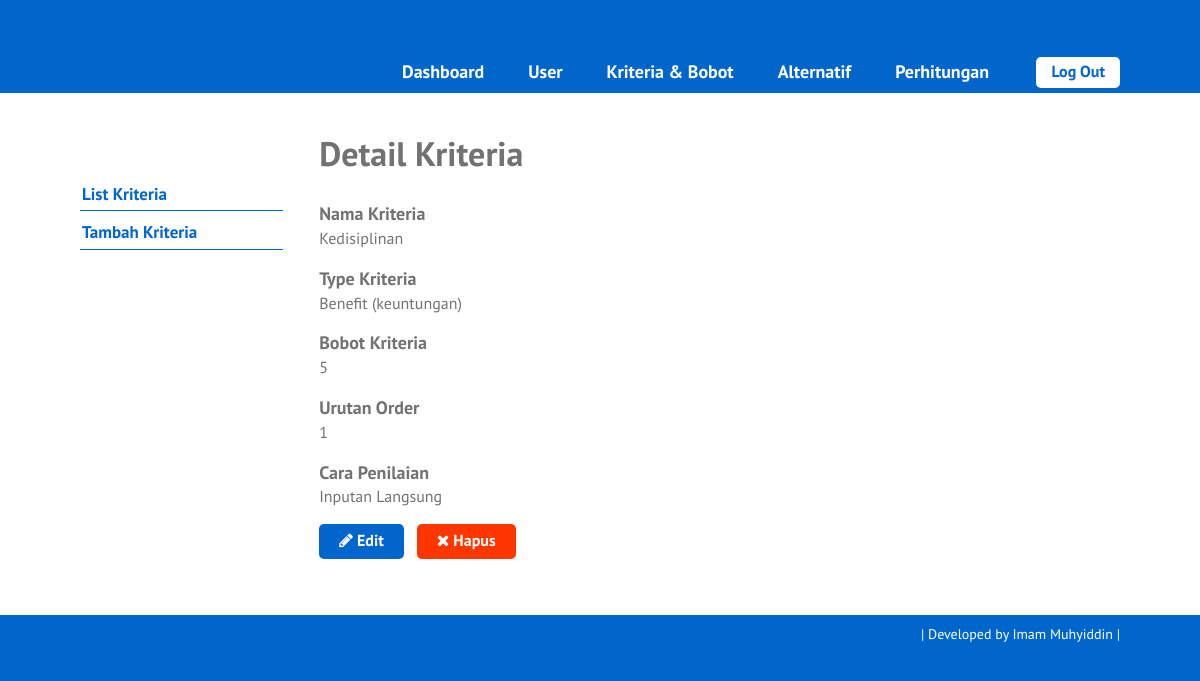
/single-kriteria.php?id=11 (signed in), run on the app's committed database.
### tables this page shows
CREATE TABLE `kriteria` (
  `id_kriteria` int(10) NOT NULL,
  `nama` varchar(30) NOT NULL,
  `type` enum('benefit','cost') NOT NULL,
  `bobot` float NOT NULL,
  `ada_pilihan` tinyint(1) DEFAULT NULL,
  `urutan_order` int(2) NOT NULL
);

### single-kriteria.php (the view, shortened to what this page needs)
<?php require_once('includes/init.php'); ?>
<?php
$ada_error = false;
$result = '';
$id_kriteria = (isset($_GET['id'])) ? trim($_GET['id']) : '';
if(!$id_kriteria) {
	$ada_error = 'Maaf, data tidak dapat diproses.';
} else {
	$query = $pdo->prepare('SELECT * FROM kriteria WHERE kriteria.id_kriteria = :id_kriteria');
	$query->execute(array('id_kriteria' => $id_kriteria));
	$result = $query->fetch();
}
?>
<?php
$judul_page = 'Detail Kriteria';
require_once('template-parts/header.php');
?>
	<div class="main-content-row">
	<div class="container clearfix">
		<?php include_once('template-parts/sidebar-kriteria.php'); ?>
		<div class="main-content the-content">
			<h1><?php echo $judul_page; ?></h1>
			<?php if($ada_error): ?>
				<?php echo '<p>'.$ada_error.'</p>'; ?>
			<?php elseif(!empty($result)): ?>
				<h4>Nama Kriteria</h4>
				<p><?php echo $result['nama']; ?></p>
				<h4>Type Kriteria</h4>
				<p><?php
				if($result['type'] == 'benefit') {
					echo 'Benefit (keuntungan)';
				} elseif($result['type'] == 'cost') {
					echo 'Cost (kerugian)';
				}
				?></p>
				<h4>Bobot Kriteria</h4>
				<p><?php echo $result['bobot']; ?></p>
				<h4>Urutan Order</h4>
				<p><?php echo $result['urutan_order']; ?></p>
				<h4>Cara Penilaian</h4>
				<p><?php
				if($result['ada_pilihan'] == 1) {
					echo 'Menggunakan Pilihan Variabel';
				} else {
					echo 'Inputan Langsung';
				}
				?></p>
				<p><a href="edit-kriteria.php?id=<?php echo $id_kriteria; ?>" class="button"><span class="fa fa-pencil"></span> Edit</a> &nbsp; <a href="hapus-kriteria.php?id=<?php echo $id_kriteria; ?>" class="button button-red yaqin-hapus"><span class="fa fa-times"></span> Hapus</a></p>
			<?php endif; ?>
		</div>
	</div>
	</div>
<?php
require_once('template-parts/footer.php');

### stylesheets/style.css (style rules this page uses)
html,body,div,span,applet,object,iframe,h1,h2,h3,h4,h5,h6,p,blockquote,pre,a,abbr,acronym,address,big,cite,code,del,dfn,em,img,ins,kbd,q,s,samp,small,strike,strong,sub,sup,tt,var,b,u,i,center,dl,dt,dd,ol,ul,li,fieldset,form,label,legend,table,caption,tbody,tfoot,thead,tr,th,td,article,aside,canvas,details,embed,figure,figcaption,footer,header,hgroup,menu,nav,output,ruby,section,summary,time,mark,audio,video { margin:0;padding:0;border:0;font-size:100%;vertical-align:baseline }
body { line-height:1 }
*,*:before,*:after { -moz-box-sizing:border-box;-webkit-box-sizing:border-box;box-sizing:border-box }
.clearfix:before,.clearfix:after { content:" ";display:table }
.clear,.clearfix:after { clear:both }
a { color:#0066cc;text-decoration:none }
.container { max-width:1100px;margin:0 auto;position:relative;padding:0 30px }
body { background:#0066cc;font-family:"PT Sans",sans-serif;color:#727272;font-size:14px;line-height:1.3;font-weight:500 }
h1,h2,h3,h4,h5,h6 { font-weight:300 }
.the-content { font-size:16px;line-height:1.42857 }
.the-content a { color:#004972 }
.the-content h1,.the-content h2,.the-content h3,.the-content h4,.the-content h5,.the-content h6 { font-weight:700 }
.the-content h1 { font-size:34px;margin:0.8em 0 0.8em;padding:0;line-height:1.2 }
.the-content h4 { font-size:18px;margin:0.8em 0 0 }
.the-content blockquote,.the-content table,.the-content p,.the-content ul,.the-content ol,.the-content dd,.the-content pre,.the-content iframe,.the-content .flxmap-container,.the-content hr { margin-bottom:1em }
.the-content>h1:first-child,.the-content>h3:first-child,.the-content>h2:first-child { margin-top:0 }
.fa { display:inline-block;font:normal normal normal 14px/1 FontAwesome;font-size:inherit;text-rendering:auto;-webkit-font-smoothing:antialiased;-moz-osx-font-smoothing:grayscale }
.fa-remove:before,.fa-close:before,.fa-times:before { content:"\f00d" }
.fa-pencil:before { content:"\f040" }
button,a { -webkit-transition:all .2s ease;-moz-transition:all .2s ease;-o-transition:all .2s ease;transition:all 0.2s ease }
.the-content .button,.button { background:#0066cc;color:#fff;display:inline-block;font-size:16px;font-weight:700;line-height:1.2;border:0;font-family:inherit;padding:7px 20px 9px;cursor:pointer;border-radius:5px }
.the-content .button-red,.button-red { background:#ff3600 }
.main-content { float:right;width:77%;padding:40px 0 }

### data on the page
kriteria: nama "Kedisiplinan", bobot "5", urutan_order "1"

### other printed values
$judul_page "Detail Kriteria"
